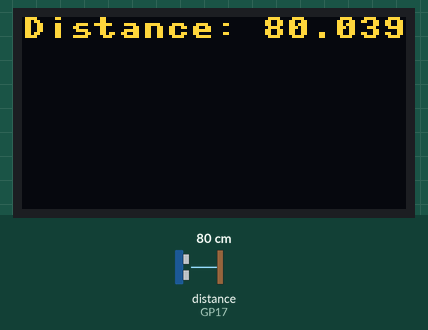
Recording of a program running on a simulated Raspberry Pi Pico running MicroPython. On the bench: 128×64 one-colour display. The test bench sets the inputs (shaded band); at power-on: distance to the obstacle (sensor on GP17) 80 cm. The echo pulse lasts 58.3 µs per cm; the OLED is the two-colour kind (top 16 rows yellow).

Above: at 1.2 s.
1.3 s: distance to the obstacle (sensor on GP17) set to 2 cm
At 2.8 s:
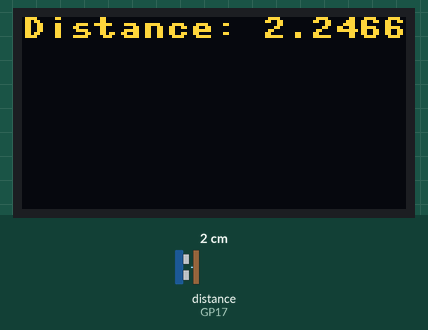
4.0 s: distance to the obstacle (sensor on GP17) set to 4 cm
At 5.2 s:
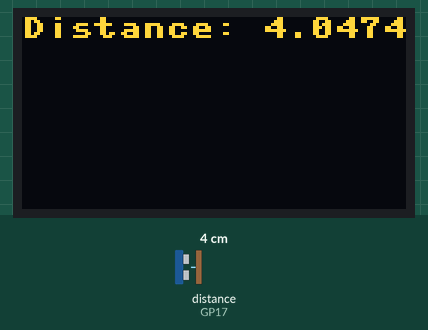
6.7 s: distance to the obstacle (sensor on GP17) set to 9 cm
At 8.9 s:
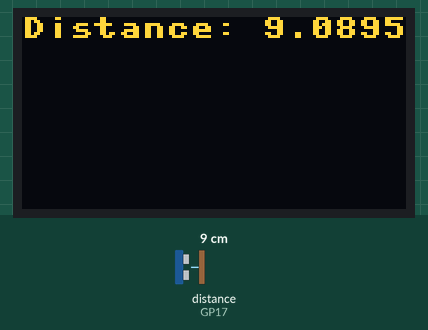
Timing chart, 0 to 10.4 s (numbered marks = the images above; inputs shaded):
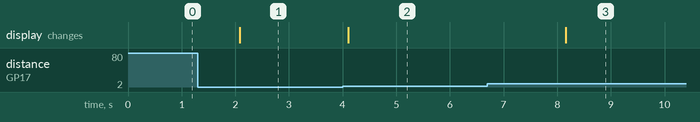

The program:

ultrasonic_with_oled_display.py
```python
import ssd1306
from machine import Pin, I2C
import time
import utime

OLED_WIDTH = 128
OLED_HEIGHT = 64

i2c = I2C(-0, scl=Pin(5), sda=Pin(4))
# If using raspi rp2040, you might need to specify the I2C pins differently, e.g.:
# i2c = I2C(0, scl=Pin(1), sda=Pin(0))

oled = ssd1306.SSD1306_I2C(OLED_WIDTH, OLED_HEIGHT, i2c)

trigger = Pin(16, Pin.OUT)
echo = Pin(17, Pin.IN)

def display_text(text):
    oled.fill(0)
    oled.text(text, 0, 0)
    oled.show()

def ultrasound():
    trigger.low()
    utime.sleep_us(2)
    trigger.high()
    utime.sleep_us(5)
    trigger.low()
    while echo.value() == 0:
        signaloff = utime.ticks_us()
    while echo.value() == 1:
        signalon = utime.ticks_us()
    timepassed = signalon - signaloff
    distance = (timepassed * 0.0343) / 2
    return distance

while True:
    distance = ultrasound()
    display_text("Distance: {} cm".format(distance))
    time.sleep(2)
```

Measured:
- after the input at 1.3 s, the display: changes after 0.78 s (image 1)
- after the input at 4.0 s, the display: changes after 0.11 s (image 2)
- after the input at 6.7 s, the display: changes after 1.5 s (image 3)
